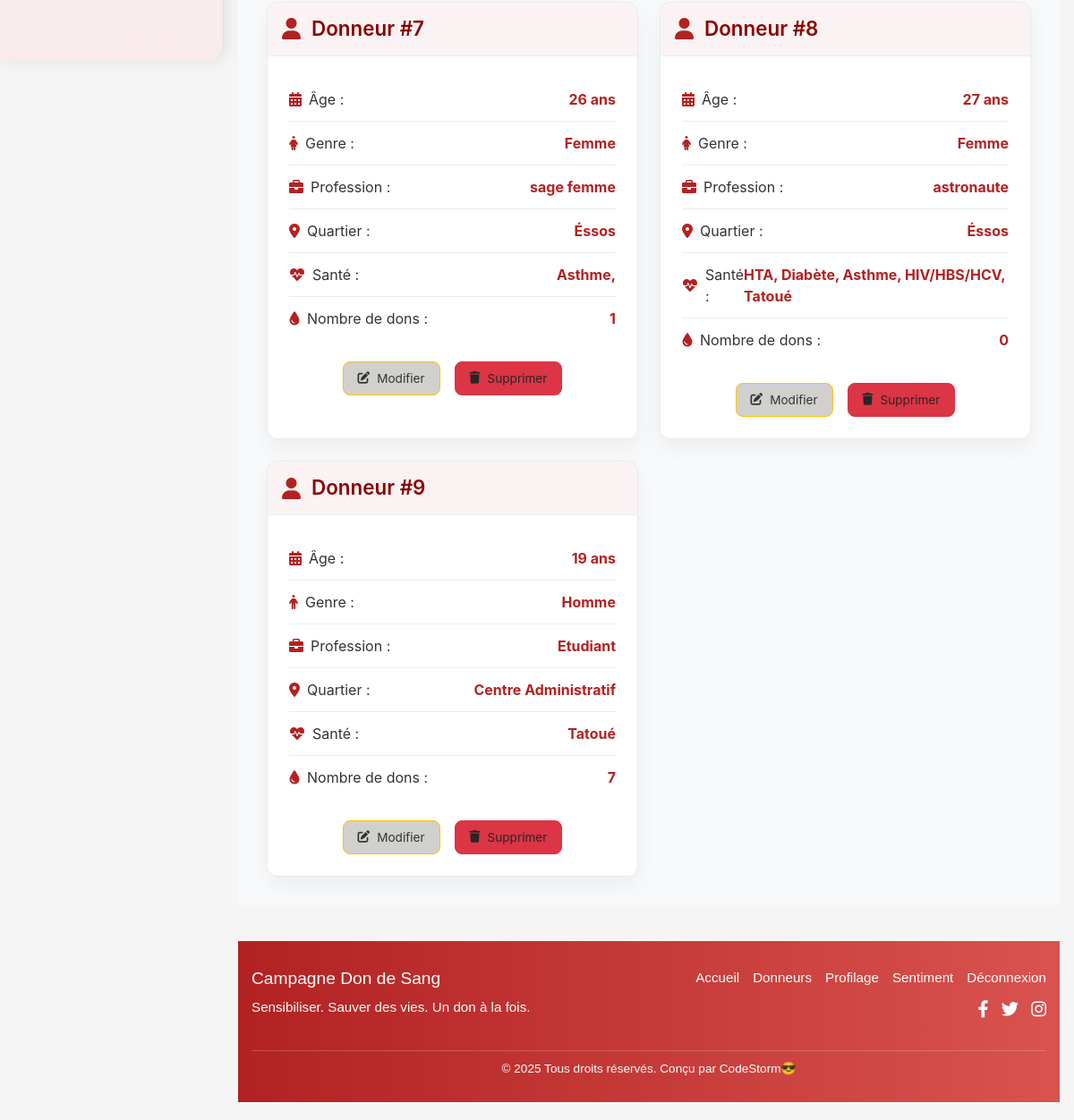
The page /donors/ (signed in, lower part) on the database as committed earlier.
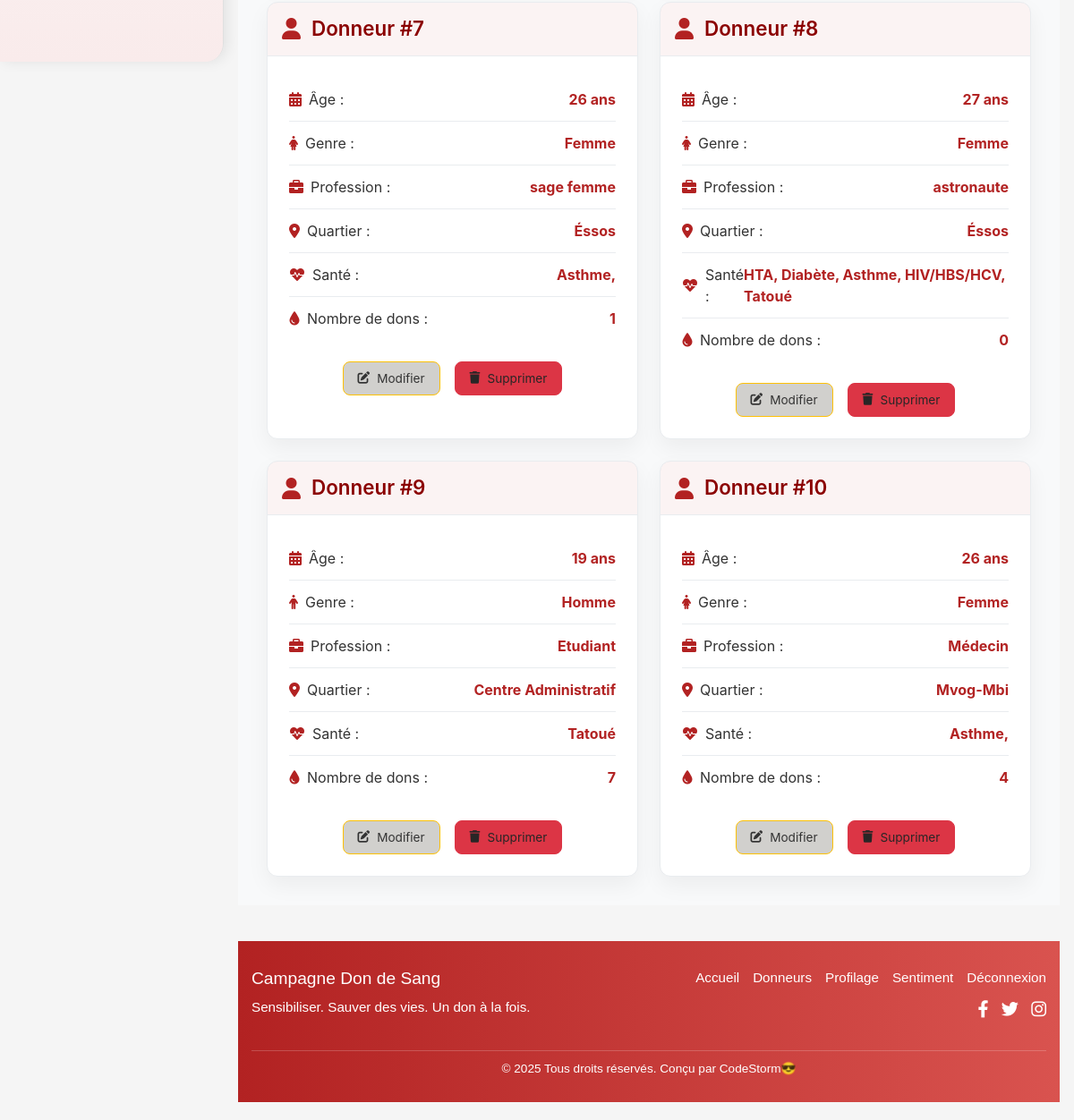
The same page on the database as committed later.
### campagne/models.py (models this page shows, shortened)
class Donor(models.Model):
    user = models.ForeignKey(User, on_delete=models.CASCADE, null=True)
    date_naissance = models.DateField()
    date_remplissage = models.DateField(auto_now_add=True)  # Date auto-remplie à la création
    genre = models.CharField(
        max_length=10,
        choices=[('Homme', 'Homme'), ('Femme', 'Femme')],
        default='Homme'
    )
    profession = models.CharField(max_length=100)
    arrondissement = models.CharField(max_length=100)
    quartier = models.CharField(max_length=100)
    latitude = models.FloatField(null=True, blank=True)
    longitude = models.FloatField(null=True, blank=True)
    asthme = models.BooleanField(default=False)
    diabete = models.BooleanField(default=False)
    hypertension = models.BooleanField(default=False)
    hiv_hbs_hcv = models.BooleanField(default=False)
    tatoue = models.BooleanField(default=False)
    nombre_dons = models.IntegerField(default=0)
    feedback = models.TextField(null=True, blank=True)
    def age(self):
        today = self.date_remplissage  # Utilise date_remplissage comme référence
        age = today.year - self.date_naissance.year - (
            (today.month, today.day) < (self.date_naissance.month, self.date_naissance.day)
        )
        return age
    class Meta:
        verbose_name = "Donneur"
        verbose_name_plural = "Donneurs"

### campagne/views.py (the view)
# urls.py: path('donors/', views.donors, name='donors'),
@login_required
def donors(request):
    donor_list = Donor.objects.all()
    print("Nombre de donneurs:", donor_list.count())  # Debug
    return render(request, 'donors.html', {'donor_list': donor_list})

### campagne/templates/donors.html (shortened to what the changed rows need)
{% extends 'base.html' %}
{% block content %}
<div class="donor-container">
    <div class="donor-grid">
        {% for donor in donor_list %}
            <div class="donor-card">
                <div class="card-header">
                    <i class="fas fa-user"></i>
                    <h5 class="card-title">Donneur #{{ donor.id }}</h5>
                </div>
                <div class="card-content">
                    <ul class="info-list">
                        <li>
                            <span class="label"><i class="fas fa-calendar-alt"></i> Âge :</span>
                            <span class="highlight">{{ donor.age }} ans</span>
                        </li>
                        <li>
                            <span class="label">
                                {% if donor.genre == 'Homme' %}
                                    <i class="fas fa-male"></i>
                                {% elif donor.genre == 'Femme' %}
                                    <i class="fas fa-female"></i>
                                {% else %}
                                    <i class="fas fa-genderless"></i>
                                {% endif %}
                                Genre :
                            </span>
                            <span class="highlight">{{ donor.genre|default:"Inconnu" }}</span>
                        </li>
                        <li>
                            <span class="label"><i class="fas fa-briefcase"></i> Profession :</span>
                            <span class="highlight">{{ donor.profession|default:"Inconnu" }}</span>
                        </li>
                        <li>
                            <span class="label"><i class="fas fa-map-marker-alt"></i> Quartier :</span>
                            <span class="highlight">{{ donor.quartier|default:"Inconnu" }}</span>
                        </li>
                        <li>
                            <span class="label"><i class="fas fa-heartbeat"></i> Santé :</span>
                            <span class="highlight">
                                {% if donor.hypertension %}HTA, {% endif %}
                                {% if donor.diabete %}Diabète, {% endif %}
                                {% if donor.asthme %}Asthme, {% endif %}
                                {% if donor.hiv_hbs_hcv %}HIV/HBS/HCV, {% endif %}
                                {% if donor.tatoue %}Tatoué{% endif %}
                            </span>
                        </li>
                        <li>
                            <span class="label"><i class="fas fa-tint"></i> Nombre de dons :</span>
                            <span class="highlight">{{ donor.nombre_dons }}</span>
                        </li>
                    </ul>
                    <div class="donor-actions">
                        <a href="{% url 'update_donor' donor.id %}" class="btn btn-warning btn-sm">
                            <i class="fas fa-edit"></i> Modifier
                        </a>
                        <a href="{% url 'delete_donor' donor.id %}" class="btn btn-danger btn-sm">
                            <i class="fas fa-trash"></i> Supprimer
                        </a>
                    </div>
                </div>
            </div>
        {% endfor %}
    </div>
</div>
{% endblock %}

Rows that differ between the two databases and show on the page:
added Donor: id "10", age "26", genre "Femme", profession "Médecin", quartier "Mvog-Mbi", asthme "Asthme,", nombre_dons "4"
